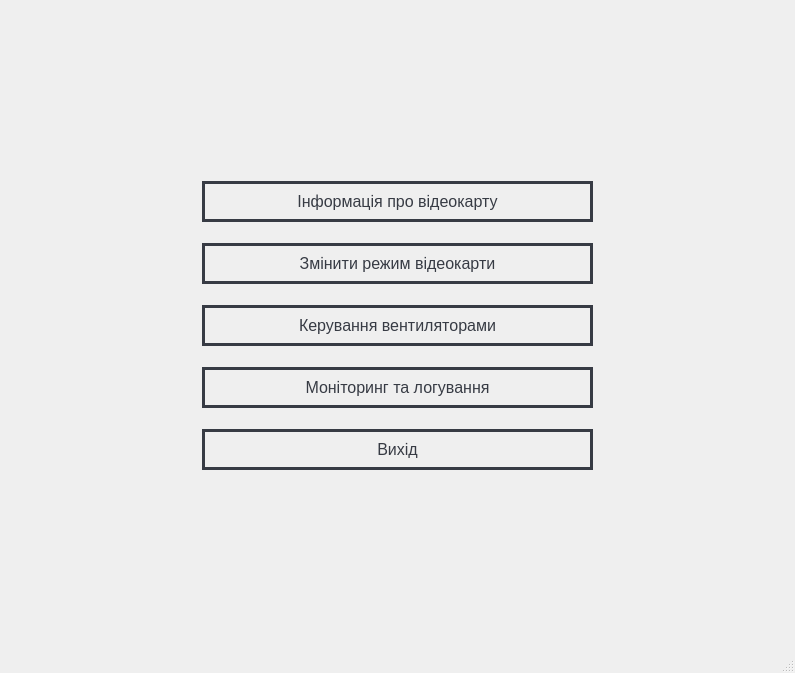
<?xml version="1.0" encoding="UTF-8"?>
<ui version="4.0">
 <class>MainWindow</class>
 <widget class="QMainWindow" name="MainWindow">
  <property name="geometry">
   <rect>
    <x>0</x>
    <y>0</y>
    <width>795</width>
    <height>673</height>
   </rect>
  </property>
  <property name="windowTitle">
   <string>MainWindow</string>
  </property>
  <property name="styleSheet">
   <string notr="true">
button {
  --b: 3px;   /* border thickness */
  --s: .45em; /* size of the corner */
  --color: #373B44;
  
  padding: calc(.5em + var(--s)) calc(.9em + var(--s));
  color: var(--color);
  --_p: var(--s);
  background:
    conic-gradient(from 90deg at var(--b) var(--b),#0000 90deg,var(--color) 0)
    var(--_p) var(--_p)/calc(100% - var(--b) - 2*var(--_p)) calc(100% - var(--b) - 2*var(--_p));
  transition: .3s linear, color 0s, background-color 0s;
  outline: var(--b) solid #0000;
  outline-offset: .6em;
  font-size: 16px;

  border: 0;

  user-select: none;
  -webkit-user-select: none;
  touch-action: manipulation;
}

button:hover,
button:focus-visible{
  --_p: 0px;
  outline-color: var(--color);
  outline-offset: .05em;
}

button:active {
  background: var(--color);
  color: #fff;
}</string>
  </property>
  <widget class="QWidget" name="centralwidget">
   <layout class="QGridLayout" name="gridLayout_8" rowstretch="1,1,1,1" columnstretch="1,1,1,1">
    <item row="1" column="3">
     <spacer name="horizontalSpacer_2">
      <property name="orientation">
       <enum>Qt::Orientation::Horizontal</enum>
      </property>
      <property name="sizeHint" stdset="0">
       <size>
        <width>40</width>
        <height>20</height>
       </size>
      </property>
     </spacer>
    </item>
    <item row="1" column="1" rowspan="2" colspan="2">
     <layout class="QVBoxLayout" name="verticalLayout_10">
      <item>
       <widget class="QPushButton" name="infoCard_b">
        <property name="styleSheet">
         <string notr="true">QPushButton {
    border: 3px solid transparent;
	border-color: #373B44;
    padding: 8px 14px;
    font-size: 16px;
    color: #373B44;
    background-color: transparent;
    background-image: conical-gradient(from 90deg, transparent 90deg, #373B44 90deg);
    background-position: center;
    background-repeat: no-repeat;
    background-origin: content;
    outline: none;
}

QPushButton:hover {
    outline: none;
	background-color: #bfffac;
}

QPushButton:pressed {
    background-color: #373B44;
    color: white;
}</string>
        </property>
        <property name="text">
         <string>Інформація про відеокарту</string>
        </property>
       </widget>
      </item>
      <item>
       <widget class="QPushButton" name="modeCard_b">
        <property name="styleSheet">
         <string notr="true">QPushButton {
    border: 3px solid transparent;
	border-color: #373B44;
    padding: 8px 14px;
    font-size: 16px;
    color: #373B44;
    background-color: transparent;
    background-image: conical-gradient(from 90deg, transparent 90deg, #373B44 90deg);
    background-position: center;
    background-repeat: no-repeat;
    background-origin: content;
    outline: none;
}

QPushButton:hover {
    outline: none;
	background-color: #bfffac;
}

QPushButton:pressed {
    background-color: #373B44;
    color: white;
}</string>
        </property>
        <property name="text">
         <string>Змінити режим відеокарти</string>
        </property>
       </widget>
      </item>
      <item>
       <widget class="QPushButton" name="fanCard_b">
        <property name="styleSheet">
         <string notr="true">QPushButton {
    border: 3px solid transparent;
	border-color: #373B44;
    padding: 8px 14px;
    font-size: 16px;
    color: #373B44;
    background-color: transparent;
    background-image: conical-gradient(from 90deg, transparent 90deg, #373B44 90deg);
    background-position: center;
    background-repeat: no-repeat;
    background-origin: content;
    outline: none;
}

QPushButton:hover {
    outline: none;
	background-color: #bfffac;
}

QPushButton:pressed {
    background-color: #373B44;
    color: white;
}</string>
        </property>
        <property name="text">
         <string>Керування вентиляторами</string>
        </property>
       </widget>
      </item>
      <item>
       <widget class="QPushButton" name="monitorCard_b">
        <property name="styleSheet">
         <string notr="true">QPushButton {
    border: 3px solid transparent;
	border-color: #373B44;
    padding: 8px 14px;
    font-size: 16px;
    color: #373B44;
    background-color: transparent;
    background-image: conical-gradient(from 90deg, transparent 90deg, #373B44 90deg);
    background-position: center;
    background-repeat: no-repeat;
    background-origin: content;
    outline: none;
}

QPushButton:hover {
    outline: none;
	background-color: #bfffac;
}

QPushButton:pressed {
    background-color: #373B44;
    color: white;
}</string>
        </property>
        <property name="text">
         <string>Моніторинг та логування</string>
        </property>
       </widget>
      </item>
      <item>
       <widget class="QPushButton" name="pushButton_5">
        <property name="styleSheet">
         <string notr="true">QPushButton {
    border: 3px solid transparent;
	border-color: #373B44;
    padding: 8px 14px;
    font-size: 16px;
    color: #373B44;
    background-color: transparent;
    background-image: conical-gradient(from 90deg, transparent 90deg, #373B44 90deg);
    background-position: center;
    background-repeat: no-repeat;
    background-origin: content;
    outline: none;
}

QPushButton:hover {
    outline: none;
	background-color: #bfffac;
}

QPushButton:pressed {
    background-color: #373B44;
    color: white;
}</string>
        </property>
        <property name="text">
         <string>Вихід</string>
        </property>
       </widget>
      </item>
     </layout>
    </item>
    <item row="1" column="0">
     <spacer name="horizontalSpacer">
      <property name="orientation">
       <enum>Qt::Orientation::Horizontal</enum>
      </property>
      <property name="sizeHint" stdset="0">
       <size>
        <width>40</width>
        <height>20</height>
       </size>
      </property>
     </spacer>
    </item>
    <item row="0" column="1">
     <spacer name="verticalSpacer">
      <property name="orientation">
       <enum>Qt::Orientation::Vertical</enum>
      </property>
      <property name="sizeHint" stdset="0">
       <size>
        <width>20</width>
        <height>40</height>
       </size>
      </property>
     </spacer>
    </item>
    <item row="3" column="1">
     <spacer name="verticalSpacer_2">
      <property name="orientation">
       <enum>Qt::Orientation::Vertical</enum>
      </property>
      <property name="sizeHint" stdset="0">
       <size>
        <width>20</width>
        <height>40</height>
       </size>
      </property>
     </spacer>
    </item>
   </layout>
  </widget>
  <widget class="QMenuBar" name="menubar">
   <property name="geometry">
    <rect>
     <x>0</x>
     <y>0</y>
     <width>795</width>
     <height>22</height>
    </rect>
   </property>
  </widget>
  <widget class="QStatusBar" name="statusbar"/>
 </widget>
 <resources/>
 <connections/>
</ui>
